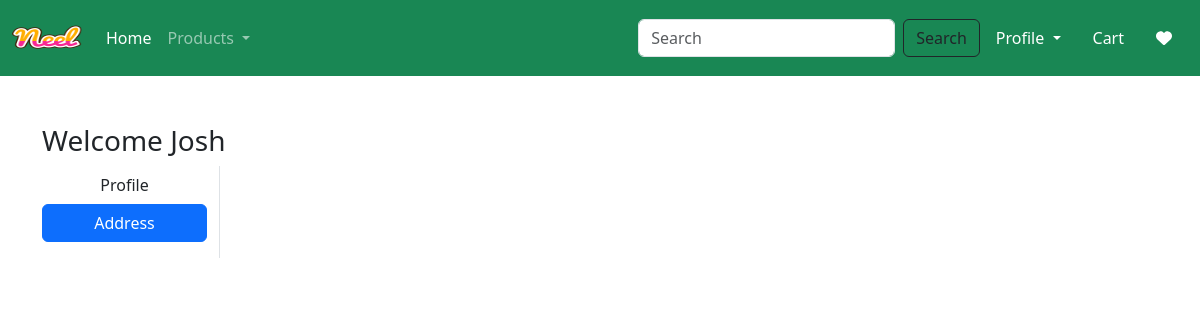
/address/ (signed in), run on an earlier commit of the app's database.
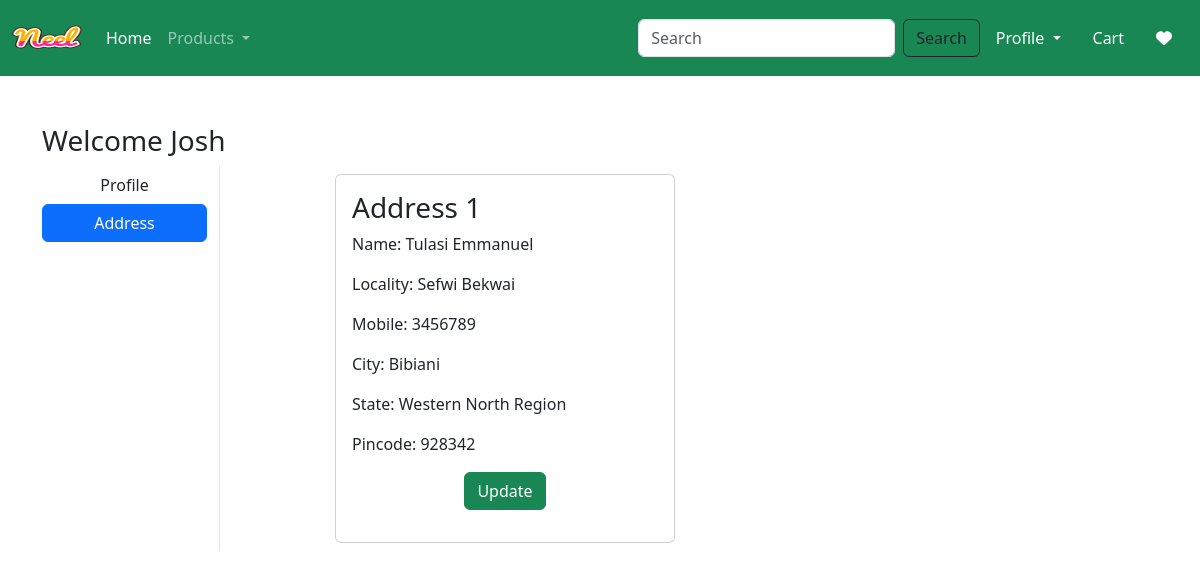
And on a later commit of the database.
### app/models.py (models this page shows, shortened)
class Customer(models.Model):
    user = models.ForeignKey(User, on_delete=models.CASCADE)
    name = models.CharField(max_length=200)
    locality = models.CharField(max_length=200)
    city = models.CharField(max_length=50)
    mobile = models.IntegerField(default=0)
    zipcode = models.IntegerField()
    state = models.CharField(choices=STATE_CHOICES, max_length=100)

### app/views.py (the view)
# urls.py: path("address/", views.address, name='address'),
@login_required
def address(request):
    add = Customer.objects.filter(user=request.user)
    totalitem = 0
    wishitem = 0
    if request.user.is_authenticated:
        totalitem = len(Cart.objects.filter(user=request.user))
        wishitem = len(Wishlist.objects.filter(user=request.user))
    return render(request, 'app/address.html', locals())

### app/templates/app/address.html (shortened to what this page needs)
{% extends 'app/base.html' %}
{% load static%}
{% block main-content %}
<div class="container my-5">
    <div class="row">
        <h3>Welcome <span class="text-capitalize">{{request.user}}</span></h3>
        <div class="col-sm-2 border-end">
            <ul class="list-unstyled">
                <li class="d-grid"><a href="{% url 'profile' %}" class="btn">Profile</a></li>
                <li class="d-grid"><a href="{% url 'address' %}" class="btn btn-primary">Address</a></li>
            </ul>
        </div>
        <div class="col-sm-8 offset-sm-1">
            <div class="row">
                {% for ad in add %}
                    <div class="col-sm-6">
                        <div class="card m-2">
                            <div class="card-body">
                                <h3>Address {{forloop.counter}}</h3>
                                <p>Name: {{ad.name}}</p>
                                <p>Locality: {{ad.locality}}</p>
                                <p>Mobile: {{ad.mobile}}</p>
                                <p>City: {{ad.city}}</p>
                                <p>State: {{ad.state}}</p>
                                <p>Pincode: {{ad.zipcode}}</p>
                                <p class="text-center"><a href="{% url 'update-address' pk=ad.id %}" type="button" class="btn btn-success">Update</a></p>
                            </div>
                        </div>
                    </div>
                {% endfor %}
            </div>
        </div>
    </div>
{% endblock main-content %}

What changed in the data, as far as the page shows it:
added Customer: name "Tulasi Emmanuel", locality "Sefwi Bekwai", mobile "3456789", city "Bibiani", state "Western North Region", zipcode "928342"
